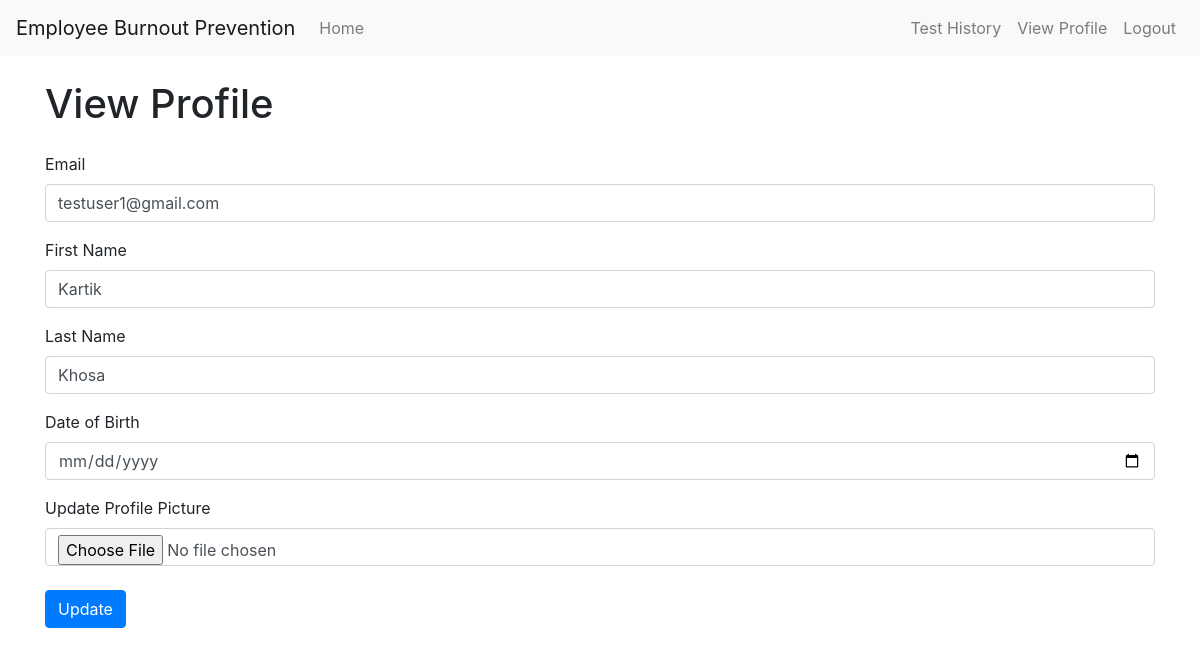
Page /view_profile (signed in) on the earlier database version.
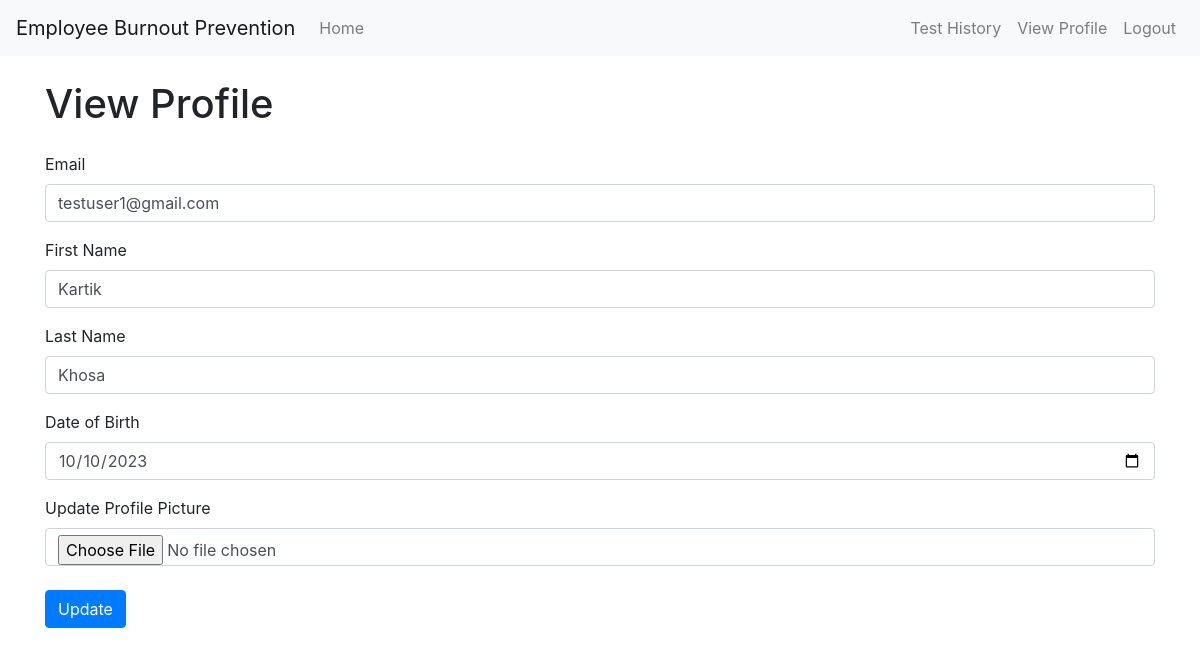
Same page on the later database version.
### app/models.py (models this page shows, shortened)
class User(UserMixin, db.Model):
    id = db.Column(db.Integer, primary_key=True)
    email = db.Column(db.String(120), index=True, unique=True)
    password_hash = db.Column(db.String(128))
    firstname = db.Column(db.String(64), nullable=False)
    lastname = db.Column(db.String(64), nullable=False)
    image = db.Column(db.String(128), nullable=True)
    date_of_birth = db.Column(db.Date, nullable=True)
    companyId = db.Column(db.Integer, db.ForeignKey('company.id')) # Notice the foreign key here

### app/routes.py (the view)
@main.route('/view_profile', methods=['GET', 'POST'])
@login_required
def view_profile():
    form = EditProfileForm(obj=current_user)
    if form.validate_on_submit():
        if 'image' in request.files and request.files['image'].filename != '':
            picture_file = save_picture(form.image.data, current_user.email, current_user.id)
            current_user.image = picture_file
        current_user.email = form.email.data
        current_user.firstname = form.firstname.data
        current_user.lastname = form.lastname.data
        current_user.date_of_birth = form.date_of_birth.data
        db.session.commit()
        flash('Your changes have been saved.')
        return redirect(url_for('main.view_profile'))
    elif request.method == 'GET':
        form.email.data = current_user.email
        form.firstname.data = current_user.firstname
        form.lastname.data = current_user.lastname
        form.date_of_birth.data = current_user.date_of_birth
    image = url_for('static', filename='profile_pics/' + current_user.image) if current_user.image else url_for('static', filename='images/profile.jpg')
    return render_template('view_profile.html', title='View Profile', image_file=image, form=form)

### app/forms.py
class EditProfileForm(FlaskForm):
    email = StringField('Email', validators=[DataRequired(), Email()])
    firstname = StringField('First Name')
    lastname = StringField('Last Name')
    date_of_birth = DateField('Date of Birth', format='%Y-%m-%d')
    image = FileField('Update Profile Picture', validators=[FileAllowed(['jpg', 'png'])])
    submit = SubmitField('Update')

### app/models.py (called while the page is built)
@login_manager.user_loader
def load_user(id):
    return User.query.get(int(id))

### app/templates/view_profile.html (shortened to what this page needs)
{% extends "base.html" %}
{% block content %}
<div class="container">
    <h1 class="mt-4 mb-4">View Profile</h1>
    <form method="POST" enctype="multipart/form-data">
        <div class="form-group">
            {{ form.email.label(class="form-label") }}
            {{ form.email(class="form-control", value=current_user.email) }}
        </div>
        <div class="form-group">
            {{ form.firstname.label(class="form-label") }}
            {{ form.firstname(class="form-control", value=current_user.firstname) }}
        </div>
        <div class="form-group">
            {{ form.lastname.label(class="form-label") }}
            {{ form.lastname(class="form-control", value=current_user.lastname) }}
        </div>
        <div class="form-group">
            {{ form.date_of_birth.label(class="form-label") }}
            {{ form.date_of_birth(class="form-control", value=current_user.date_of_birth) }}
        </div>
        <div class="form-group">
            {{ form.image.label(class="form-label") }}
            {{ form.image(class="form-control") }}
        </div>
        <div class="form-group">
            {{ form.submit(class="btn btn-primary mt-2") }}
        </div>
    </form>
</div>
{% endblock %}

Differences in the rows shown:
changed User "testuser1@gmail.com": date_of_birth (not shown) → "10/10/2023"
